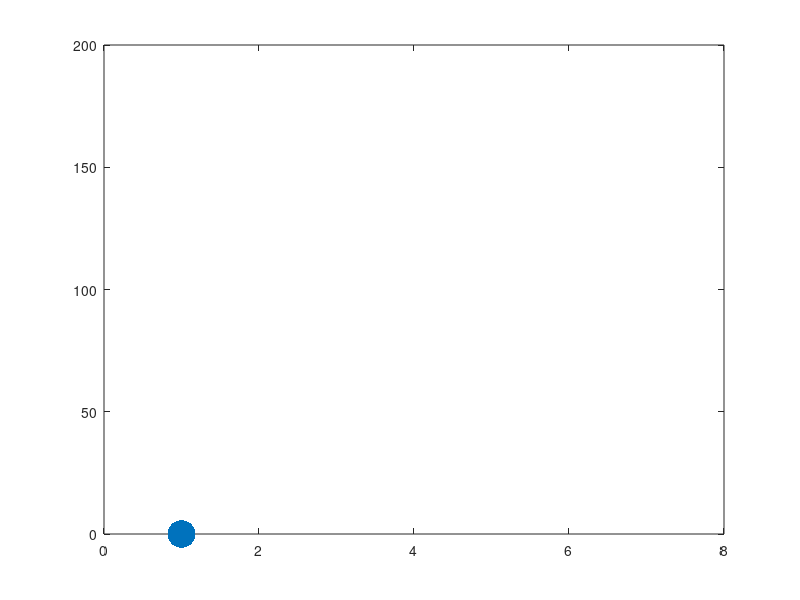

This chart was generated by the following MATLAB code:
%falling circle

notes = 1;
length = 200;

Axy = [1,200];
figure();


for i = 1:200
    
    Axy = Axy - [0, 1];
    
    plot( Axy(1) , Axy(2) , '.'  , 'MarkerSize', 60);
    
    axis([0, 8, 0, 200]);
    
set(gcf,'GraphicsSmoothing','on')
drawnow
    
end